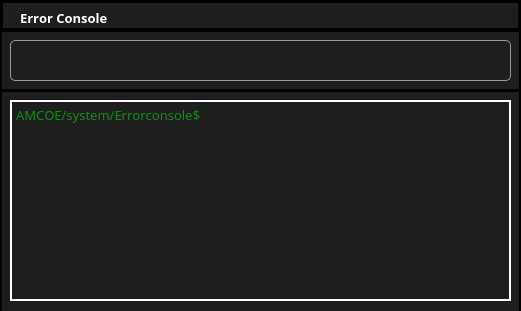
     <widget class="QFrame" name="frame_11">
      <property name="geometry">
       <rect>
        <x>1180</x>
        <y>680</y>
        <width>521</width>
        <height>311</height>
       </rect>
      </property>
      <property name="font">
       <font>
        <family>Montserrat</family>
        <pointsize>10</pointsize>
        <weight>50</weight>
        <italic>false</italic>
        <bold>false</bold>
        <kerning>false</kerning>
       </font>
      </property>
      <property name="styleSheet">
       <string notr="true">border:0px;</string>
      </property>
      <property name="frameShape">
       <enum>QFrame::StyledPanel</enum>
      </property>
      <property name="frameShadow">
       <enum>QFrame::Raised</enum>
      </property>
      <widget class="QFrame" name="frame_15">
       <property name="geometry">
        <rect>
         <x>0</x>
         <y>90</y>
         <width>521</width>
         <height>301</height>
        </rect>
       </property>
       <property name="font">
        <font>
         <family>Montserrat</family>
         <pointsize>10</pointsize>
         <weight>50</weight>
         <italic>false</italic>
         <bold>false</bold>
         <kerning>false</kerning>
        </font>
       </property>
       <property name="styleSheet">
        <string notr="true">border: 2px solid rgb(0,0,0);
background-color: rgb(30,30,30);</string>
       </property>
       <property name="frameShape">
        <enum>QFrame::StyledPanel</enum>
       </property>
       <property name="frameShadow">
        <enum>QFrame::Raised</enum>
       </property>
       <widget class="QTextEdit" name="console_2">
        <property name="geometry">
         <rect>
          <x>10</x>
          <y>10</y>
          <width>501</width>
          <height>201</height>
         </rect>
        </property>
        <property name="font">
         <font>
          <family>Montserrat</family>
          <pointsize>10</pointsize>
          <weight>50</weight>
          <italic>false</italic>
          <bold>false</bold>
          <kerning>false</kerning>
         </font>
        </property>
        <property name="styleSheet">
         <string notr="true">border-color: rgb(255, 255, 255);
color: rgb(0, 255, 0);</string>
        </property>
        <property name="lineWrapMode">
         <enum>QTextEdit::NoWrap</enum>
        </property>
        <property name="placeholderText">
         <string>AMCOE/system/Errorconsole$</string>
        </property>
       </widget>
      </widget>
      <widget class="QFrame" name="frame_16">
       <property name="geometry">
        <rect>
         <x>0</x>
         <y>30</y>
         <width>521</width>
         <height>61</height>
        </rect>
       </property>
       <property name="font">
        <font>
         <family>Montserrat</family>
         <pointsize>10</pointsize>
         <weight>50</weight>
         <italic>false</italic>
         <bold>false</bold>
         <kerning>false</kerning>
        </font>
       </property>
       <property name="styleSheet">
        <string notr="true">border: 2px solid rgb(0,0,0);
background-color: rgb(30,30,30);</string>
       </property>
       <property name="frameShape">
        <enum>QFrame::StyledPanel</enum>
       </property>
       <property name="frameShadow">
        <enum>QFrame::Raised</enum>
       </property>
       <widget class="QLineEdit" name="lineEdit_2">
        <property name="geometry">
         <rect>
          <x>10</x>
          <y>10</y>
          <width>501</width>
          <height>41</height>
         </rect>
        </property>
        <property name="font">
         <font>
          <family>Montserrat</family>
          <pointsize>10</pointsize>
          <weight>50</weight>
          <italic>false</italic>
          <bold>false</bold>
          <kerning>false</kerning>
         </font>
        </property>
        <property name="styleSheet">
         <string notr="true">border:1px solid rgb(155,155,155);
border-radius:5px;</string>
        </property>
       </widget>
      </widget>
      <widget class="QFrame" name="frame_12">
       <property name="geometry">
        <rect>
         <x>0</x>
         <y>0</y>
         <width>521</width>
         <height>31</height>
        </rect>
       </property>
       <property name="font">
        <font>
         <family>Montserrat</family>
         <pointsize>10</pointsize>
         <weight>50</weight>
         <italic>false</italic>
         <bold>false</bold>
         <kerning>false</kerning>
        </font>
       </property>
       <property name="styleSheet">
        <string notr="true">border: 3px solid rgb(0,0,0);

background-color: rgb(30,30,30);</string>
       </property>
       <property name="frameShape">
        <enum>QFrame::StyledPanel</enum>
       </property>
       <property name="frameShadow">
        <enum>QFrame::Raised</enum>
       </property>
       <widget class="QLabel" name="label_20">
        <property name="geometry">
         <rect>
          <x>20</x>
          <y>10</y>
          <width>131</width>
          <height>16</height>
         </rect>
        </property>
        <property name="font">
         <font>
          <family>Montserrat</family>
          <pointsize>10</pointsize>
          <weight>75</weight>
          <italic>false</italic>
          <bold>true</bold>
          <kerning>false</kerning>
         </font>
        </property>
        <property name="styleSheet">
         <string notr="true">border:0px;
color: rgb(255, 255,255);
background-color: rgb(255, 255);</string>
        </property>
        <property name="text">
         <string>Error Console</string>
        </property>
       </widget>
      </widget>
     </widget>
